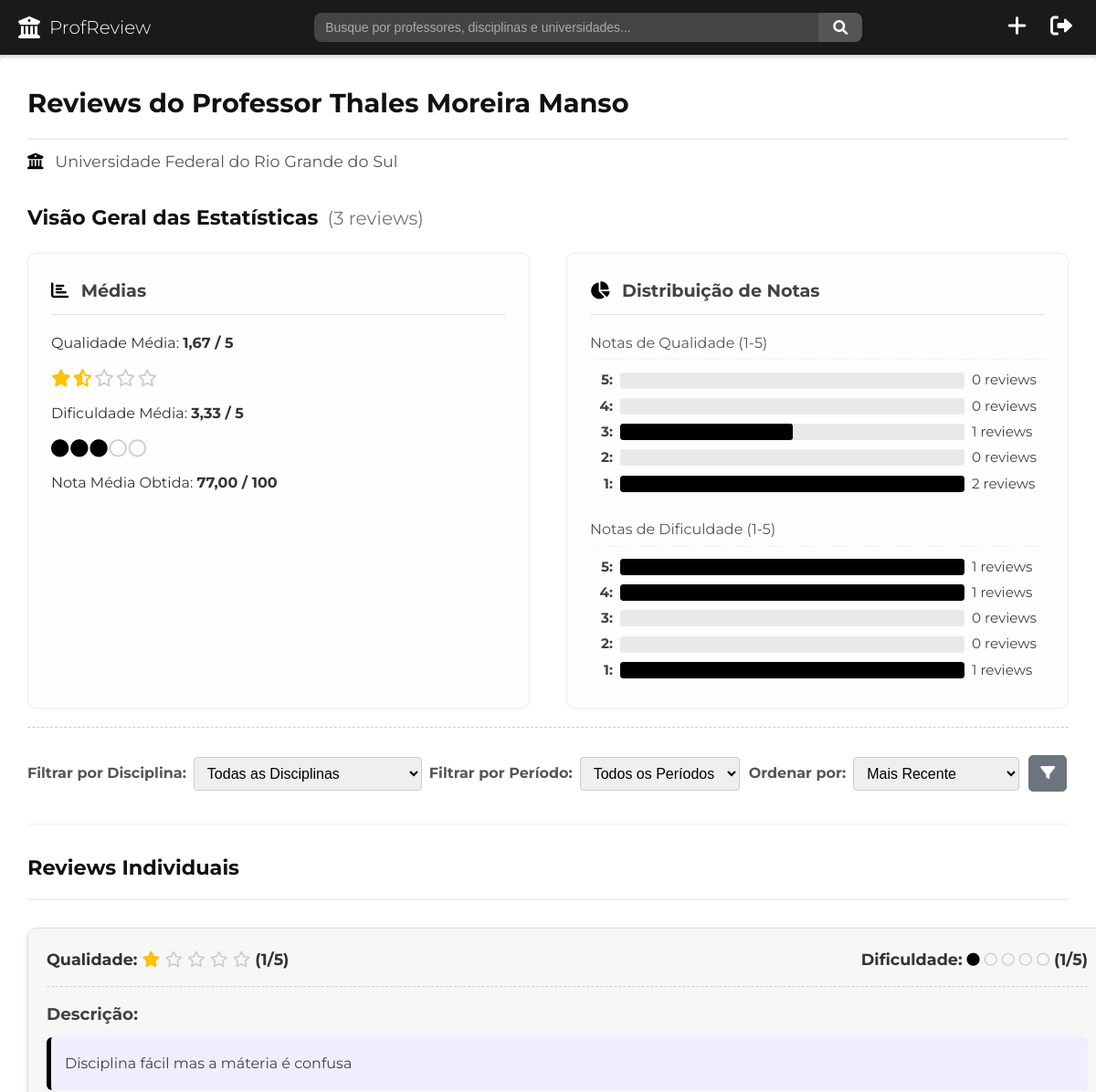
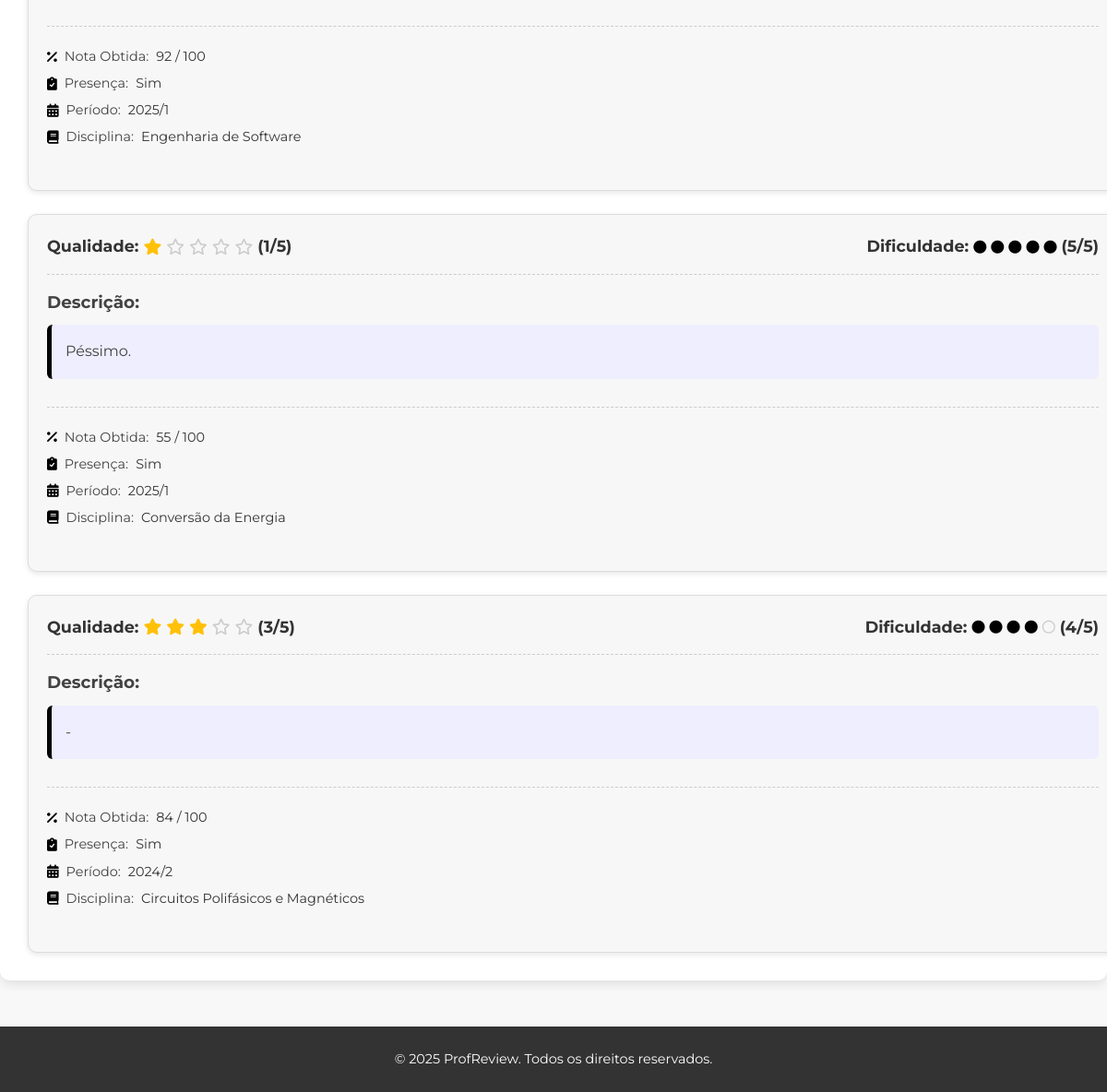
/reviews/professor_reviews/11/ (signed in), run on the app's committed database (2 pictures, top to bottom).
### universities/models.py (models this page shows, shortened)
class Professor(models.Model):
    name = models.CharField(max_length=255, null=False)
    departamento = models.CharField(max_length=255, null=False, default="Ciência da Computação")
    universidade = models.ForeignKey('Universidade', on_delete=models.CASCADE, null=True, blank=True)

class Universidade(models.Model):
    nome = models.CharField(max_length=255, null=False)

class Disciplina(models.Model):
    nome = models.CharField(max_length=255, null=False)
    carga_horaria = models.IntegerField(null=False)
    universidades = models.ManyToManyField(Universidade, blank=True)

### reviews/models.py (models this page shows, shortened)
class Review(models.Model):
    dificuldade = models.IntegerField(null=False, validators=[MinValueValidator(1), MaxValueValidator(5)])
    qualidade = models.IntegerField(null=False, validators=[MinValueValidator(0), MaxValueValidator(5)])
    descricao = models.TextField(null=False)
    nota_obtida = models.IntegerField(null=False, validators=[MinValueValidator(0), MaxValueValidator(100)])
    presenca = models.BooleanField(null=False, default=False)
    def validate_periodo(value):
        import re
        pattern = r'^\d{4}/[1-2]$'
        if not re.match(pattern, value):
            raise ValidationError(
                f'{value} não é um período válido. O formato deve ser "ano/semestre", exemplo: "2023/1" ou "2023/2" ou "2024/2".'
            )
    periodo = models.CharField(max_length=7, null=False, validators=[validate_periodo])
    professor = models.ForeignKey('universities.Professor', on_delete=models.CASCADE, null=False, blank=False)
    disciplina = models.ForeignKey('universities.disciplina', on_delete=models.CASCADE, null=False, blank=False)
    usuario = models.ForeignKey(User, on_delete=models.CASCADE, null=True, blank=True)

### reviews/views.py (the view)
# urls.py: path("professor_reviews/<int:professor_id>/", views.professor_reviews_view, name="professor_reviews"),
@login_required
def professor_reviews_view(request, professor_id):
    professor = get_object_or_404(Professor, id=professor_id)
    initial_reviews_queryset = Review.objects.filter(professor=professor)
    filtered_ordered_reviews_queryset = initial_reviews_queryset
    filter_disciplina = request.GET.get('disciplina', '')
    filter_periodo = request.GET.get('periodo', '')
    ordenar = request.GET.get('ordenar', 'newest')  # Default order
    if filter_disciplina:
        filtered_ordered_reviews_queryset = filtered_ordered_reviews_queryset.filter(disciplina__id=filter_disciplina)
    if filter_periodo:
        filtered_ordered_reviews_queryset = filtered_ordered_reviews_queryset.filter(periodo=filter_periodo)
    sort_mapping = {
        'newest': '-periodo',
        'quality_desc': '-qualidade',
        'quality_asc': 'qualidade',
        'difficulty_desc': '-dificuldade',
        'difficulty_asc': 'dificuldade',
        'grade_desc': '-nota_obtida',
        'grade_asc': 'nota_obtida',
    }
    order_field = sort_mapping.get(ordenar, '-periodo')
    filtered_ordered_reviews_queryset = filtered_ordered_reviews_queryset.order_by(order_field)
    disciplinas = Disciplina.objects.filter(review__professor=professor).distinct().order_by('nome')
    periodos = initial_reviews_queryset.values_list('periodo', flat=True).distinct().order_by('-periodo')
    averages = initial_reviews_queryset.aggregate(
        Avg('dificuldade'),
        Avg('qualidade'),
        Avg('nota_obtida')
    )
    quality_counts_qs = initial_reviews_queryset.values('qualidade').annotate(count=Count('qualidade')).order_by('-qualidade')
    difficulty_counts_qs = initial_reviews_queryset.values('dificuldade').annotate(count=Count('dificuldade')).order_by('-dificuldade')
    max_quality_count = max([item['count'] for item in quality_counts_qs] + [0])
    max_difficulty_count = max([item['count'] for item in difficulty_counts_qs] + [0])
    full_quality_distribution = []
    for score in range(5, 0, -1):
        count = next((item['count'] for item in quality_counts_qs if item['qualidade'] == score), 0)
        percentage = (count / max_quality_count * 100) if max_quality_count > 0 else 0
        full_quality_distribution.append({'score': score, 'count': count, 'percentage': percentage})
    full_difficulty_distribution = []
    for score in range(5, 0, -1):
        count = next((item['count'] for item in difficulty_counts_qs if item['dificuldade'] == score), 0)
        percentage = (count / max_difficulty_count * 100) if max_difficulty_count > 0 else 0
        full_difficulty_distribution.append({'score': score, 'count': count, 'percentage': percentage})
    avg_quality = averages.get('qualidade__avg') or 0
    avg_difficulty = averages.get('dificuldade__avg') or 0
    def calculate_visual_icons_for_average(average):
        full_icons = floor(average)
        has_half = (average - full_icons) >= 0.5
        empty_icons = 5 - full_icons - (1 if has_half else 0)
        full_icons = max(0, full_icons)
        empty_icons = max(0, empty_icons)
        return {'full': full_icons, 'half': has_half, 'empty': empty_icons}
    avg_quality_icons = calculate_visual_icons_for_average(avg_quality)
    avg_difficulty_rounded = round(avg_difficulty)
    avg_difficulty_icons = {
        'full': max(0, min(5, avg_difficulty_rounded)),
        'half': False,
        'empty': max(0, 5 - max(0, min(5, avg_difficulty_rounded)))
    }
    total_reviews = initial_reviews_queryset.count()
    processed_reviews = []
    for review in filtered_ordered_reviews_queryset:  # Itera sobre o queryset filtrado/ordenado
        review.filled_quality_stars = review.qualidade
        review.empty_quality_stars = 5 - review.qualidade
        review.filled_difficulty_circles = review.dificuldade
        review.empty_difficulty_circles = 5 - review.dificuldade
        processed_reviews.append(review)
    paginator = Paginator(processed_reviews, 10)  # Pagina a lista processada
    page_number = request.GET.get('page')
    page_obj = paginator.get_page(page_number)
    context = {
        'professor': professor,
        'reviews': page_obj,  # Passa a lista paginada de reviews processados (FILTRADA/ORDENADA)
        'is_paginated': page_obj.has_other_pages(),
        'page_obj': page_obj,
        'averages': averages,  # Estatísticas totais
        'avg_quality_icons': avg_quality_icons,  # Estatísticas totais
        'avg_difficulty_icons': avg_difficulty_icons,  # Estatísticas totais
        'quality_distribution': full_quality_distribution,  # Estatísticas totais
        'difficulty_distribution': full_difficulty_distribution,  # Estatísticas totais
        'total_reviews': total_reviews,  # Estatísticas totais
        'current_order': ordenar,
        'current_disciplina': filter_disciplina,
        'current_periodo': filter_periodo,
        'disciplinas': disciplinas,  # Disciplinas disponíveis para filtro (TOTAIS)
        'periodos': periodos,  # Períodos disponíveis para filtro (TOTAIS)
    }
    is_ajax = request.headers.get('x-requested-with') == 'XMLHttpRequest'
    if is_ajax:
        html = render_to_string('reviews/includes/review_list.html', context, request=request)
        return JsonResponse({'html': html})
    else:
        return render(request, 'reviews/single_professor_reviews.html', context)

### reviews/templates/reviews/single_professor_reviews.html (shortened to what this page needs)
{% load static %}
<!DOCTYPE html>
<html lang="pt-br">
<head>
    <link rel="stylesheet" href="{% static 'reviews/style.css' %}">
    <link rel="stylesheet" href="https://cdnjs.cloudflare.com/ajax/libs/font-awesome/6.0.0/css/all.min.css">
</head>
<body>
    {% include 'reviews/top-bar.html' %}
    <main class="container content-area" style="margin-top: 60px;">
        {% include 'reviews/includes/professor_info.html' %}
        {% include 'reviews/includes/statistics.html' %}
        {% include 'reviews/includes/interactivity.html' %}
        <section class="reviews-list">
             <h3>Reviews Individuais</h3>
             <div id="reviews-container">
                 {% include 'reviews/includes/review_list.html' with reviews=reviews page_obj=page_obj is_paginated=is_paginated current_order=current_order current_disciplina=current_disciplina current_periodo=current_periodo user=user %}
             </div>
        </section>
    </main>
    {% include 'reviews/includes/footer.html' %}
</body>
</html>

### reviews/templates/reviews/includes/professor_info.html
<h2>Reviews do Professor {{ professor.name }}</h2>
{% if professor.universidade %}
    <p class="professor-university"><i class="fas fa-university"></i> {{ professor.universidade.nome }}</p>
{% endif %}

### reviews/templates/reviews/includes/review_list.html (shortened to what this page needs)
{% load static %}
{% if reviews %}
    <div class="review-items-container reviews-stacked">
        {% for review in reviews %}
            <div class="review-item">
                <div class="review-header">
                    <span class="review-quality">
                        Qualidade:
                        {% for _ in ""|ljust:review.filled_quality_stars %}
                            <i class="fas fa-star star-filled"></i>
                        {% endfor %}
                        {% for _ in ""|ljust:review.empty_quality_stars %}
                            <i class="far fa-star star-empty"></i>
                        {% endfor %}
                         ({{ review.qualidade }}/5)
                    </span>
                    <span class="review-difficulty">
                        Dificuldade:
                        {% for _ in ""|ljust:review.filled_difficulty_circles %}
                            <i class="fas fa-circle difficulty-filled"></i>
                        {% endfor %}
                         {% for _ in ""|ljust:review.empty_difficulty_circles %}
                            <i class="far fa-circle difficulty-empty"></i>
                         {% endfor %}
                         ({{ review.dificuldade }}/5)
                    </span>
                </div>
                <div class="review-description">
                    <h4>Descrição:</h4>
                    <p>{{ review.descricao }}</p>
                </div>
                <div class="review-details">
                    <p><i class="fas fa-percent"></i> Nota Obtida: <strong>{{ review.nota_obtida }} / 100</strong></p>
                    <p><i class="fas fa-clipboard-check"></i> Presença: <strong>{{ review.presenca|yesno:"Sim,Não" }}</strong></p>
                    <p><i class="fas fa-calendar-alt"></i> Período: <strong>{{ review.periodo }}</strong></p>
                    <p><i class="fas fa-book"></i> Disciplina: <strong>{{ review.disciplina.nome }}</strong></p>
                </div>
            </div>
        {% endfor %}
    </div>
{% else %}
    <p class="no-reviews-message"><i class="fas fa-info-circle"></i> Nenhum review encontrado para este professor com os filtros aplicados.</p>
{% endif %}

### reviews/static/reviews/style.css (style rules this page uses)
body { font-family: 'Montserrat', 'Roboto', sans-serif; line-height: 1.6; margin: 0; padding: 0; background-color: #f8f8f8; color: #333; }
.container { max-width: 1200px; margin: 0 auto; padding: 0 20px; }
main { margin-top: 60px; }
.content-area { background-color: #fff; padding: 30px; border-radius: 10px; box-shadow: 0 4px 12px rgba(0, 0, 0, 0.1); margin-bottom: 30px; }
.content-area h2 { color: #111; border-bottom: 2px solid #eee; padding-bottom: 15px; margin-top: 0; margin-bottom: 30px; font-size: 1.8rem; }
.professor-university { margin-top: -20px; margin-bottom: 30px; color: #555; font-size: 1.1em; text-align: left; }
.professor-university i { margin-right: 8px; color: #000; }
.reviews-list { margin-top: 30px; }
.reviews-list h3 { color: #111; border-bottom: 2px solid #eee; padding-bottom: 15px; margin-bottom: 30px; font-size: 1.4rem; }
#reviews-container { min-height: 100px; }
.review-items-container.reviews-stacked { display: flex; flex-direction: column; gap: 25px; }
.review-item { background-color: #f7f7f7; border: 1px solid #ddd; border-radius: 10px; padding: 20px; box-shadow: 0 2px 6px rgba(0, 0, 0, 0.1); display: flex; flex-direction: column; transition: transform 0.15s ease, box-shadow 0.15s ease; width: 100%; }
.review-header { display: flex; justify-content: space-between; margin-bottom: 15px; padding-bottom: 15px; border-bottom: 1px dashed #ccc; font-size: 1.1em; font-weight: bold; flex-wrap: wrap; gap: 15px; align-items: center; }
.review-quality, .review-difficulty { display: flex; align-items: center; gap: 5px; }
.star-filled { color: #ffc107; }
.star-empty { color: #ccc; }
.difficulty-filled { color: #000; }
.difficulty-empty { color: #ccc; }
.review-quality i.fas, .review-quality i.far { font-size: 1em; }
.review-difficulty i.fas, .review-difficulty i.far { font-size: 0.8em; }
.review-description { margin-bottom: 15px; flex-grow: 1; }
.review-description h4 { margin: 0 0 10px 0; color: #424242; font-size: 1.15em; }
.review-description p { margin: 0; font-style: normal; padding: 15px; background-color: #eef; border-left: 5px solid #000; border-radius: 6px; white-space: pre-wrap; word-wrap: break-word; line-height: 1.8; color: #424242; font-size: 1em; }
.review-details { margin-top: 15px; padding-top: 15px; border-top: 1px dashed #ccc; font-size: 0.9em; color: #424242; }
.review-details p { margin: 6px 0; display: flex; align-items: center; gap: 8px; }
.review-details p i { margin-right: 0; color: #000; flex-shrink: 0; }
.review-details strong { color: #333; font-weight: normal; }

### data on the page
Professor: name "Thales Moreira Manso", universidade.nome "Universidade Federal do Rio Grande do Sul"
Review: qualidade "1", dificuldade "1", descricao "Disciplina fácil mas a máteria é confusa", nota_obtida "92", presenca "Sim", periodo "2025/1", disciplina.nome "Engenharia de Software"
Review: qualidade "1", dificuldade "5", descricao "Péssimo.", nota_obtida "55", presenca "Sim", periodo "2025/1", disciplina.nome "Conversão da Energia"
Review: qualidade "3", dificuldade "4", descricao "-", nota_obtida "84", presenca "Sim", periodo "2024/2", disciplina.nome "Circuitos Polifásicos e Magnéticos"

### other printed values
{{ total_reviews }} "3"
{{ averages.qualidade__avg|floatformat:2 }} "1,67"
{{ averages.dificuldade__avg|floatformat:2 }} "3,33"
{{ averages.nota_obtida__avg|floatformat:2 }} "77,00"
{{ item.score }} "5" "4" "3" "2" "1"
{{ item.count }} "0" "0" "1" "0" "2"
{{ item.count }} "1" "1" "0" "0" "1"
